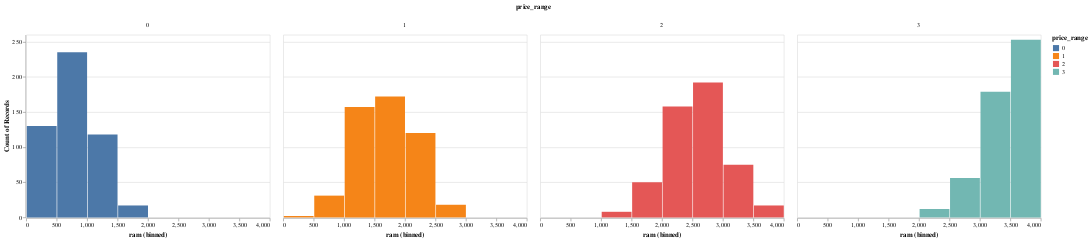

Notebook source saved alongside this figure:
### Markdown cell above
Following histogram shows distribution of ram values according to price range.

    In 0 class(low cost) Ram values are changing between 0- 2000 megabytes
    In 1 class(medium cost) Ram values are changing between 0-3000 megabytes
    In 2 class(high cost) Ram values are changing between 1000-4000 mb
    In 3 class(very high cost) Ram values are changing between 2000 and 4000 mb( mostly 3500-4000 mb)

### Code cell
import altair as alt
chart = alt.Chart(data).mark_bar().encode(
    alt.X('ram', bin = True),
    y ='count(*):Q',
    color ='price_range:N',
).facet(column ='price_range:N')
chart

### Figure 1 — Vega-Lite specification as saved in the notebook (floating-point values rounded to 4 significant figures; data arrays with more than 128 entries replaced by an {"elided": "..."} marker saying what was removed)
{"config": {"view": {"continuousWidth": 400, "continuousHeight": 300}}, "data": {"name": "data-388870fe1eaf2a6581875afd3572519d"}, "facet": {"column": {"type": "nominal", "field": "price_range"}}, "spec": {"mark": "bar", "encoding": {"color": {"type": "nominal", "field": "price_range"}, "x": {"type": "quantitative", "bin": true, "field": "ram"}, "y": {"type": "quantitative", "aggregate": "count", "field": "*"}}}, "$schema": "https://vega.github.io/schema/vega-lite/v4.8.1.json", "datasets": {"data-388870fe1eaf2a6581875afd3572519d": {"elided": "2000 records"}}}
